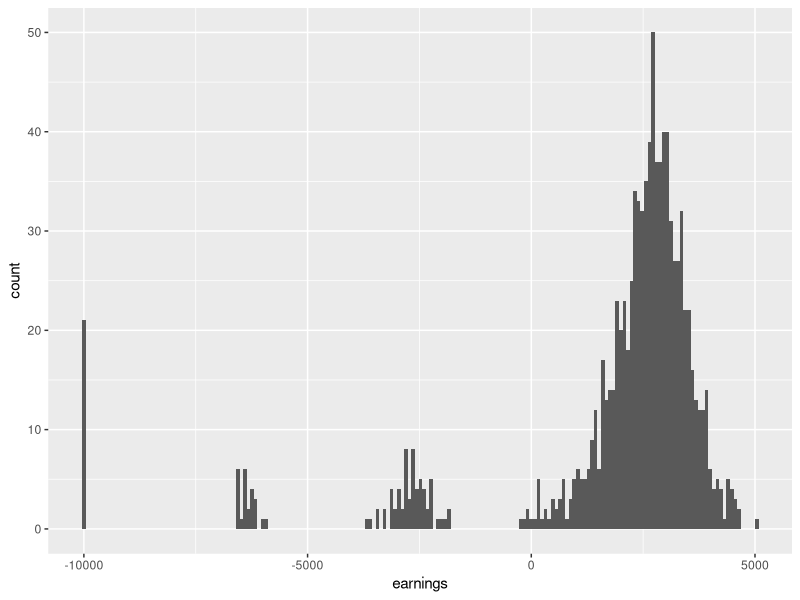

This figure's R source:
## ---- chunk 1
knitr::opts_chunk$set(echo = TRUE, message = FALSE, warning = FALSE)

## ---- chunk 2
# Load packages
library(tidyverse) 

# Define n
n <- 1000

# Empty data frame for 1000 simulated days
data <- data.frame(day = seq(1:n),
                demand = NA, # demand in Rockport
                quantity = NA, # quantity sold
                price = NA, # price per pound
                cost = 10000, # cost of daily operations
                earnings = NA)

head(data)

## ---- chunk 3
set.seed(123)
rnorm(1000) %>% mean()
rnorm(1000) %>% mean()

## ---- chunk 4
set.seed(123)
rnorm(1000) %>% mean()

set.seed(123)
rnorm(1000) %>% mean()

## ---- chunk 5
set.seed(123)
data<-mutate(data,price=rnorm(1000,3.65,0.2),demand=sample(c(0,1000,2000,3000,4000,5000,6000),1000,prob = c(0.02,0.03,0.05,0.08,0.33,0.29,0.2),replace = TRUE),quantity=ifelse(demand>3500,3500,demand),earnings=((price*quantity)-cost))



## ---- chunk 6
set.seed(123)
ggplot(data = data, aes(earnings))+geom_histogram(binwidth = 80)
## ---- chunk 7
set.seed(123)
P1<-data %>%summarize(Prob_Earnings_greaterthan1375 = mean(earnings>1375))
P1
## ---- chunk 8
set.seed(123)
P2<-data %>%summarize(Prob_Earnings_lessthan0 = mean(earnings<0))
P2
## ---- chunk 9
set.seed(123)
mean_F <-data %>%summarize(Prob_Earnings_greaterthan1375 = mean(earnings))
mean_F
## ---- chunk 10
data.frame(demand = c(0, 50, 100, 150, 200),
           probability = c(.02, .1, .3, .3, .28))
